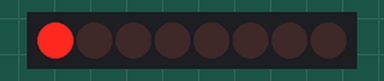
The sketch below on a simulated Arduino Uno, built with avr-gcc and run on an emulated ATmega328P. On the bench: 8 shift-register outputs drawn as a row of LEDs (first output left, lit = HIGH). Wiring (inferred from the names in the program): shift register (74HC595): data pin 2; shift clock pin 4; latch pin 3. Wiring (inferred from the signals the program sends): row of LEDs: on Q0, Q1, Q2, Q3, Q4, Q5, Q6, Q7.

Above: at 0.6 s.
At 5.1 s:
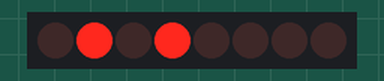
At 10.1 s:
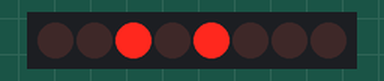
At 20.1 s:
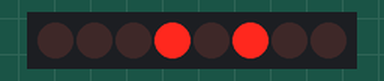
At 30.1 s:
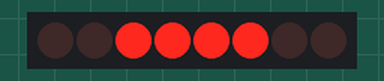
At 39.75 s:
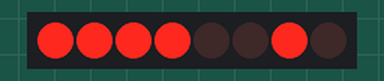
Timing chart, 0 to 40.0 s (numbered marks = the images above):
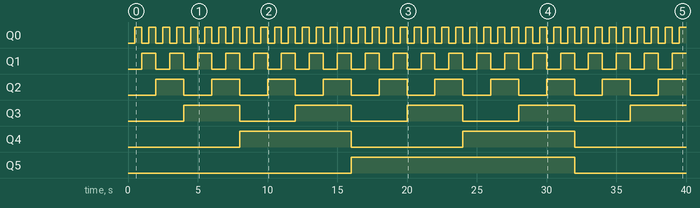

Measured:
- by itself, Q0: alternates HIGH for 0.50 s and LOW for 0.50 s
- by itself, Q1: alternates HIGH for 1.0 s and LOW for 1.0 s
- by itself, Q2: alternates HIGH for 2.0 s and LOW for 2.0 s
- by itself, Q3: alternates HIGH for 4.0 s and LOW for 4.0 s
- by itself, Q4: alternates HIGH for 8.0 s and LOW for 8.0 s
- by itself, Q5: LOW → HIGH at 16.0 s, → LOW 16.0 s later

The sketch:

shiftLEDs.ino
```cpp
int clockPin = 4;
int latchPin = 3;
int dataPin = 2;
int count = 0;

void setup()
{
	pinMode(clockPin, OUTPUT);
	pinMode(latchPin, OUTPUT);
	pinMode(dataPin, OUTPUT);
}

void loop()
{
	digitalWrite(latchPin, LOW);
	shiftOut(dataPin, clockPin, MSBFIRST, count++);
	digitalWrite(latchPin, HIGH);
	delay(500);
	if (count == 256) count = 0;
}
```
